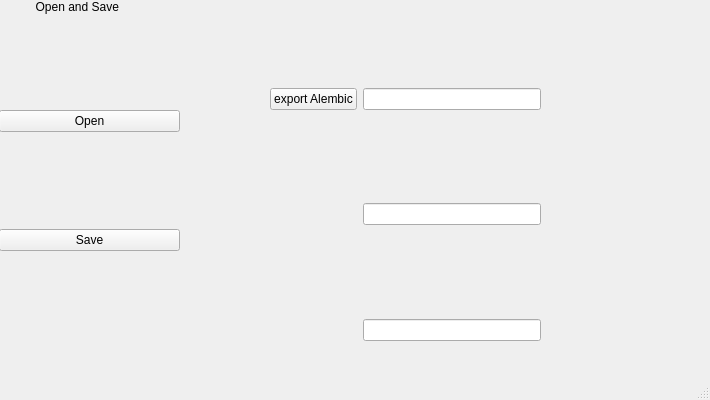
<?xml version="1.0" encoding="UTF-8"?>
<ui version="4.0">
 <class>MainWindow</class>
 <widget class="QMainWindow" name="MainWindow">
  <property name="geometry">
   <rect>
    <x>0</x>
    <y>0</y>
    <width>710</width>
    <height>400</height>
   </rect>
  </property>
  <property name="windowTitle">
   <string>MainWindow</string>
  </property>
  <widget class="QWidget" name="centralwidget">
   <widget class="QWidget" name="verticalLayoutWidget">
    <property name="geometry">
     <rect>
      <x>-1</x>
      <y>0</y>
      <width>181</width>
      <height>341</height>
     </rect>
    </property>
    <layout class="QVBoxLayout" name="verticalLayout">
     <item>
      <widget class="QLabel" name="label">
       <property name="text">
        <string>           Open and Save</string>
       </property>
      </widget>
     </item>
     <item>
      <spacer name="verticalSpacer">
       <property name="orientation">
        <enum>Qt::Vertical</enum>
       </property>
       <property name="sizeHint" stdset="0">
        <size>
         <width>20</width>
         <height>88</height>
        </size>
       </property>
      </spacer>
     </item>
     <item>
      <widget class="QPushButton" name="open_button">
       <property name="text">
        <string>Open</string>
       </property>
      </widget>
     </item>
     <item>
      <spacer name="verticalSpacer_3">
       <property name="orientation">
        <enum>Qt::Vertical</enum>
       </property>
       <property name="sizeHint" stdset="0">
        <size>
         <width>20</width>
         <height>40</height>
        </size>
       </property>
      </spacer>
     </item>
     <item>
      <widget class="QPushButton" name="save_button">
       <property name="text">
        <string>Save</string>
       </property>
      </widget>
     </item>
     <item>
      <spacer name="verticalSpacer_2">
       <property name="orientation">
        <enum>Qt::Vertical</enum>
       </property>
       <property name="sizeHint" stdset="0">
        <size>
         <width>20</width>
         <height>40</height>
        </size>
       </property>
      </spacer>
     </item>
    </layout>
   </widget>
   <widget class="QWidget" name="formLayoutWidget">
    <property name="geometry">
     <rect>
      <x>270</x>
      <y>0</y>
      <width>271</width>
      <height>341</height>
     </rect>
    </property>
    <layout class="QFormLayout" name="formLayout_2">
     <item row="1" column="0">
      <widget class="QPushButton" name="export_button">
       <property name="text">
        <string>export Alembic</string>
       </property>
      </widget>
     </item>
     <item row="1" column="1">
      <widget class="QLineEdit" name="name_export"/>
     </item>
     <item row="0" column="0" colspan="2">
      <spacer name="verticalSpacer_4">
       <property name="orientation">
        <enum>Qt::Vertical</enum>
       </property>
       <property name="sizeHint" stdset="0">
        <size>
         <width>20</width>
         <height>40</height>
        </size>
       </property>
      </spacer>
     </item>
     <item row="2" column="1">
      <spacer name="verticalSpacer_5">
       <property name="orientation">
        <enum>Qt::Vertical</enum>
       </property>
       <property name="sizeHint" stdset="0">
        <size>
         <width>20</width>
         <height>40</height>
        </size>
       </property>
      </spacer>
     </item>
     <item row="3" column="1">
      <widget class="QLineEdit" name="dir_name"/>
     </item>
     <item row="5" column="1">
      <widget class="QLineEdit" name="in_namespace"/>
     </item>
     <item row="4" column="1">
      <spacer name="verticalSpacer_6">
       <property name="orientation">
        <enum>Qt::Vertical</enum>
       </property>
       <property name="sizeHint" stdset="0">
        <size>
         <width>20</width>
         <height>40</height>
        </size>
       </property>
      </spacer>
     </item>
    </layout>
   </widget>
  </widget>
  <widget class="QMenuBar" name="menubar">
   <property name="geometry">
    <rect>
     <x>0</x>
     <y>0</y>
     <width>710</width>
     <height>26</height>
    </rect>
   </property>
  </widget>
  <widget class="QStatusBar" name="statusbar"/>
 </widget>
 <resources/>
 <connections/>
</ui>
